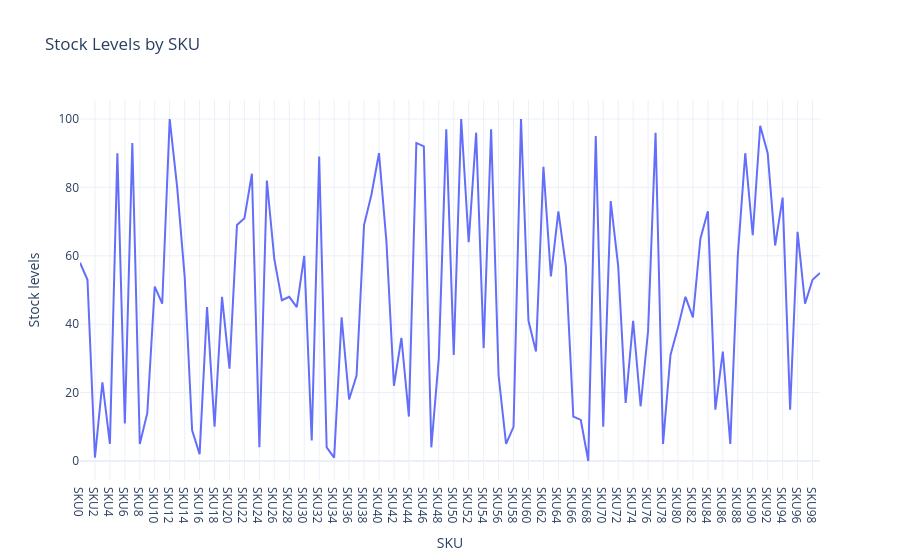

This figure's notebook cell:
### Markdown cell above
There’s another column in the dataset as Stock levels. Stock levels refer to the number of products a store or business has in its inventory. Now let’s have a look at the stock levels of each SKU:

### Code cell
stock_chart = px.line(data, x='SKU', 
                      y='Stock levels', 
                      title='Stock Levels by SKU')
stock_chart.show()

### Figure 1 — Plotly figure (JSON) as saved in the notebook; plotly's stock layout.template omitted (floating-point values rounded to 4 significant figures)
{"data": [{"hovertemplate": "SKU=%{x}<br>Stock levels=%{y}<extra></extra>", "legendgroup": "", "line": {"color": "#636efa", "dash": "solid"}, "marker": {"symbol": "circle"}, "mode": "lines", "name": "", "orientation": "v", "showlegend": false, "type": "scatter", "x": ["SKU0", "SKU1", "SKU2", "SKU3", "SKU4", "SKU5", "SKU6", "SKU7", "SKU8", "SKU9", "SKU10", "SKU11", "SKU12", "SKU13", "SKU14", "SKU15", "SKU16", "SKU17", "SKU18", "SKU19", "SKU20", "SKU21", "SKU22", "SKU23", "SKU24", "SKU25", "SKU26", "SKU27", "SKU28", "SKU29", "SKU30", "SKU31", "SKU32", "SKU33", "SKU34", "SKU35", "SKU36", "SKU37", "SKU38", "SKU39", "SKU40", "SKU41", "SKU42", "SKU43", "SKU44", "SKU45", "SKU46", "SKU47", "SKU48", "SKU49", "SKU50", "SKU51", "SKU52", "SKU53", "SKU54", "SKU55", "SKU56", "SKU57", "SKU58", "SKU59", "SKU60", "SKU61", "SKU62", "SKU63", "SKU64", "SKU65", "SKU66", "SKU67", "SKU68", "SKU69", "SKU70", "SKU71", "SKU72", "SKU73", "SKU74", "SKU75", "SKU76", "SKU77", "SKU78", "SKU79", "SKU80", "SKU81", "SKU82", "SKU83", "SKU84", "SKU85", "SKU86", "SKU87", "SKU88", "SKU89", "SKU90", "SKU91", "SKU92", "SKU93", "SKU94", "SKU95", "SKU96", "SKU97", "SKU98", "SKU99"], "xaxis": "x", "y": [58, 53, 1, 23, 5, 90, 11, 93, 5, 14, 51, 46, 100, 80, 54, 9, 2, 45, 10, 48, 27, 69, 71, 84, 4, 82, 59, 47, 48, 45, 60, 6, 89, 4, 1, 42, 18, 25, 69, 78, 90, 64, 22, 36, 13, 93, 92, 4, 30, 97, 31, 100, 64, 96, 33, 97, 25, 5, 10, 100, 41, 32, 86, 54, 73, 57, 13, 12, 0, 95, 10, 76, 57, 17, 41, 16, 38, 96, 5, 31, 39, 48, 42, 65, 73, 15, 32, 5, 60, 90, 66, 98, 90, 63, 77, 15, 67, 46, 53, 55], "yaxis": "y"}], "layout": {"legend": {"tracegroupgap": 0}, "title": {"text": "Stock Levels by SKU"}, "xaxis": {"anchor": "y", "domain": [0, 1], "title": {"text": "SKU"}}, "yaxis": {"anchor": "x", "domain": [0, 1], "title": {"text": "Stock levels"}}}}
